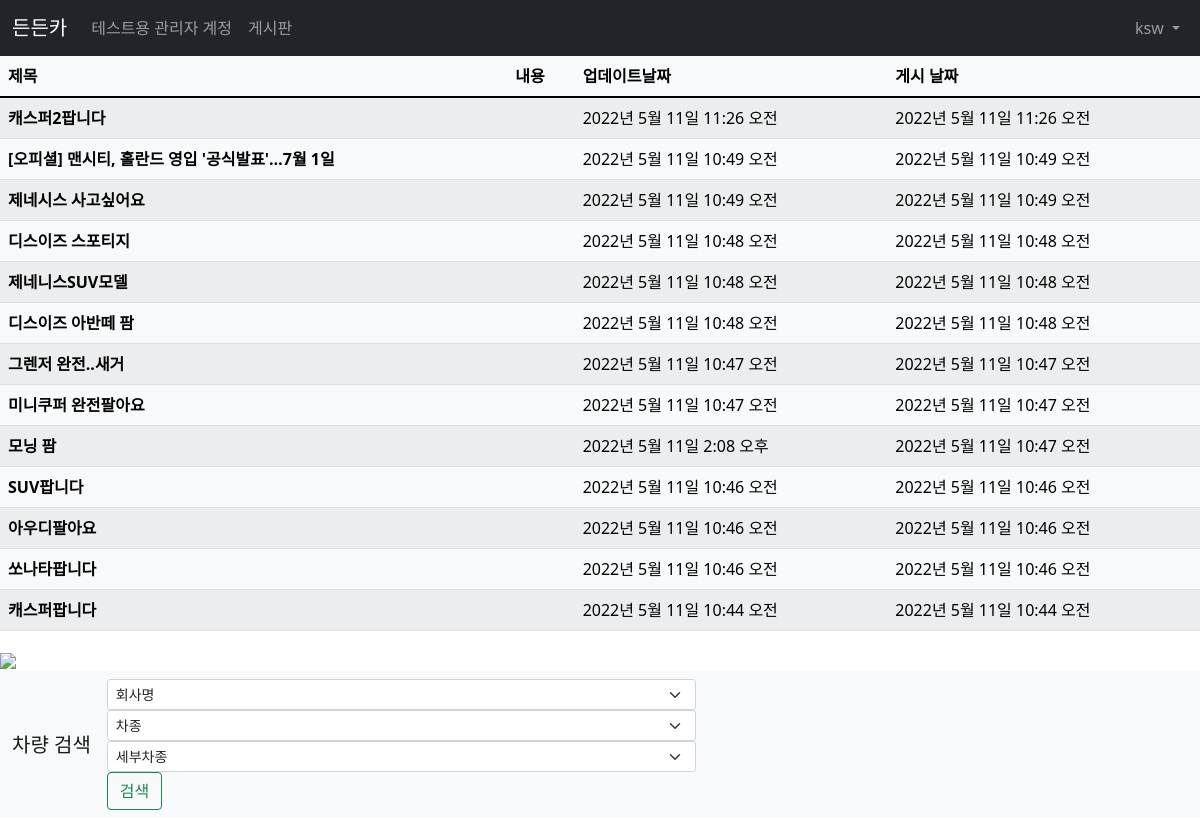
The app's page / (signed in) with its own data.
### blog/models.py (models this page shows, shortened)
class Post(models.Model):
    title = models.CharField(max_length=30)
    가격=models.CharField(max_length=100,blank=True)
    content = models.TextField()
    head_image=models.ImageField(upload_to='blog/images/%Y/%m/%d/',blank=True)
    created_at = models.DateTimeField(auto_now_add=True)
    updated_at = models.DateTimeField(auto_now=True)
    author = models.ForeignKey(User,null=True, on_delete=models.SET_NULL)
    category=models.ForeignKey(Category,null=True,blank=True, on_delete=models.SET_NULL)

### main/views.py (the view)
# urls.py: path('', views.main, name="main"),
def main(request):
    posts = Post.objects.all().order_by('-pk')
    maker = ['현대', '기아']
    h = ['그랜저', '소나타', '투싼']
    g = ['k5', 'k7', 'ev6']
    return render(request,"main/main.html",
                  {
                      'posts':posts,
                      'maker':maker,
                      'h': h,
                      'g':g
                  })

### main/templates/main/main.html (shortened to what this page needs)
<!DOCTYPE html>
{% load static %}
<html lang="ko">
<head>
    <link href="https://cdn.jsdelivr.net/npm/bootstrap@5.1.3/dist/css/bootstrap.min.css" rel="stylesheet">
  </head>
<body>
    {% load socialaccount %}
    <nav class="navbar navbar-expand-lg navbar-dark bg-dark">
        <div class="container-fluid">
          <a class="navbar-brand" href="http://127.0.0.1:8000">든든카</a>
          <div class="collapse navbar-collapse" id="navbarNavDropdown">
            <ul class="navbar-nav">
              <li class="nav-item">
                <a class="nav-link" href="http://127.0.0.1:8000/admin">테스트용 관리자 계정</a>
              </li>
              <li class="nav-item">
                <a class="nav-link" href="http://127.0.0.1:8000/blog">게시판</a>
              </li>
            </ul>
            <ul class = "navbar-nav ms-auto">
              {% if user.is_authenticated %}
              <li class="nav-item dropdown">
                <a class="nav-link dropdown-toggle" href="#" id="navbarDropdownMenuLink" role="button" data-bs-toggle="dropdown" aria-expanded="false">
                    {{user.username}}
                </a>
              </li>
              {% else %}
              <li class="nav-item">
                <a class="nav-link" href="#" data-bs-toggle="modal" data-bs-target="#loginmodal">Log in</a>
              </li>
              {% endif %}
            </ul>
          </div>
        </div>
    </nav>
    <table class="table table-light  table-striped">
        <thead class="thead-dark">
          <tr>
            <th scope="col">제목</th>
            <th scope="col">내용</th>
            <th scope="col">업데이트날짜</th>
            <th scope="col">게시 날짜</th>
          </tr>
        </thead>
        <tbody>
          {% for p in posts %}
          <tr>
            <th>{{p.title}}</th>
            <td>{{p.content}}</td>
            <td>{{p.updated_at}}</td>
            <td>{{p.created_at}}</td>
          </tr>
          {% endfor %}
        </tbody>
        </table>
    <div>
        <div>
            <img src="https://www.autospy.net/data/editor/2201/thumb-e019833800392a6e6b4636ab29eb19df_1641346698_5751_700x467.jpg" class="img-fluid w-100">
        </div>
    </div>
    <nav class="navbar navbar-expand-lg navbar-light bg-light">
      <div class="container-fluid">
        <a class="navbar-brand" href="#">차량 검색</a>
        <form class="flex-fill">
        <select id="maker" class="form-select form-select-sm" aria-label=".form-select-lg example">
          <option selected>회사명</option>
        </select>
        <select class="form-select form-select-sm" aria-label=".form-select-lg example">
          <option selected id="car_list">차종</option>
        </select>
        <select class="form-select form-select-sm" aria-label=".form-select-lg example">
          <option selected>세부차종</option>
        </select>
        <button class="btn btn-outline-success" type="submit">검색</button>
      </form>
      </div>
    </nav>
  </body>
</html>

### main/templates/main/main.html (style rules this page uses)
select { weight : 200px }

### records on screen
Post: title "캐스퍼2팝니다", updated_at "2022년 5월 11일 11:26 오전", created_at "2022년 5월 11일 11:26 오전"
Post: title "[오피셜] 맨시티, 홀란드 영입 '공식발표'…7월 1일", updated_at "2022년 5월 11일 10:49 오전", created_at "2022년 5월 11일 10:49 오전"
Post: title "제네시스 사고싶어요", updated_at "2022년 5월 11일 10:49 오전", created_at "2022년 5월 11일 10:49 오전"
Post: title "디스이즈 스포티지", updated_at "2022년 5월 11일 10:48 오전", created_at "2022년 5월 11일 10:48 오전"
Post: title "제네니스SUV모델", updated_at "2022년 5월 11일 10:48 오전", created_at "2022년 5월 11일 10:48 오전"
Post: title "디스이즈 아반떼 팜", updated_at "2022년 5월 11일 10:48 오전", created_at "2022년 5월 11일 10:48 오전"
Post: title "그렌저 완전..새거", updated_at "2022년 5월 11일 10:47 오전", created_at "2022년 5월 11일 10:47 오전"
Post: title "미니쿠퍼 완전팔아요", updated_at "2022년 5월 11일 10:47 오전", created_at "2022년 5월 11일 10:47 오전"
Post: title "모닝 팜", updated_at "2022년 5월 11일 2:08 오후", created_at "2022년 5월 11일 10:47 오전"
Post: title "SUV팝니다", updated_at "2022년 5월 11일 10:46 오전", created_at "2022년 5월 11일 10:46 오전"
Post: title "아우디팔아요", updated_at "2022년 5월 11일 10:46 오전", created_at "2022년 5월 11일 10:46 오전"
Post: title "쏘나타팝니다", updated_at "2022년 5월 11일 10:46 오전", created_at "2022년 5월 11일 10:46 오전"
Post: title "캐스퍼팝니다", updated_at "2022년 5월 11일 10:44 오전", created_at "2022년 5월 11일 10:44 오전"

### other values on screen
{{ user.username }} "ksw"
